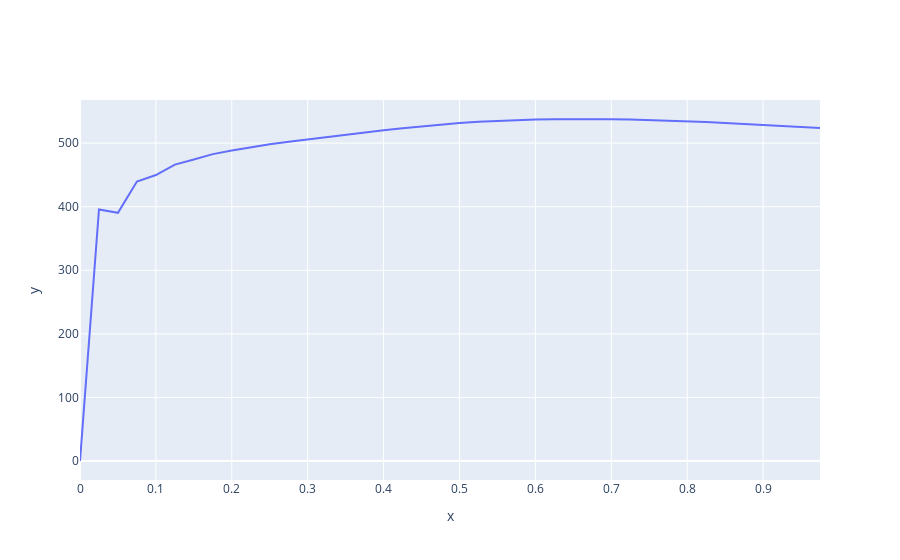

Notebook source saved alongside this figure:
### Code cell
import numpy as np
import plotly.graph_objects as go

df = pd.DataFrame(meas)
fig = go.Figure()
fig.add_trace(go.Scatter(x=df['time'], y=df['Normal_Heat_Flux_onRobin'], mode='lines', name='$y$'), )
fig.update_xaxes(title_text=r"x")
fig.update_yaxes(title_text=r"y")
fig.show()

### Figure 1 — Plotly figure (JSON) as saved in the notebook; plotly's stock layout.template omitted (floating-point values rounded to 4 significant figures)
{"data": [{"mode": "lines", "name": "$y$", "type": "scatter", "x": [0, 0.025, 0.05, 0.075, 0.1, 0.125, 0.15, 0.175, 0.2, 0.225, 0.25, 0.275, 0.3, 0.325, 0.35, 0.375, 0.4, 0.425, 0.45, 0.475, 0.5, 0.525, 0.55, 0.575, 0.6, 0.625, 0.65, 0.675, 0.7, 0.725, 0.75, 0.775, 0.8, 0.825, 0.85, 0.875, 0.9, 0.925, 0.95, 0.975], "y": [2.183e-11, 395.6, 390.4, 439.6, 449.8, 466.2, 474.3, 482.7, 488.5, 493.8, 498.1, 502.1, 505.9, 509.6, 513.3, 516.9, 520.3, 523.6, 526.6, 529.2, 531.5, 533.5, 535.1, 536.3, 537.2, 537.7, 538.0, 537.9, 537.6, 537.1, 536.3, 535.4, 534.3, 533.1, 531.7, 530.3, 528.8, 527.2, 525.6, 524.0]}], "layout": {"xaxis": {"title": {"text": "x"}}, "yaxis": {"title": {"text": "y"}}}}
